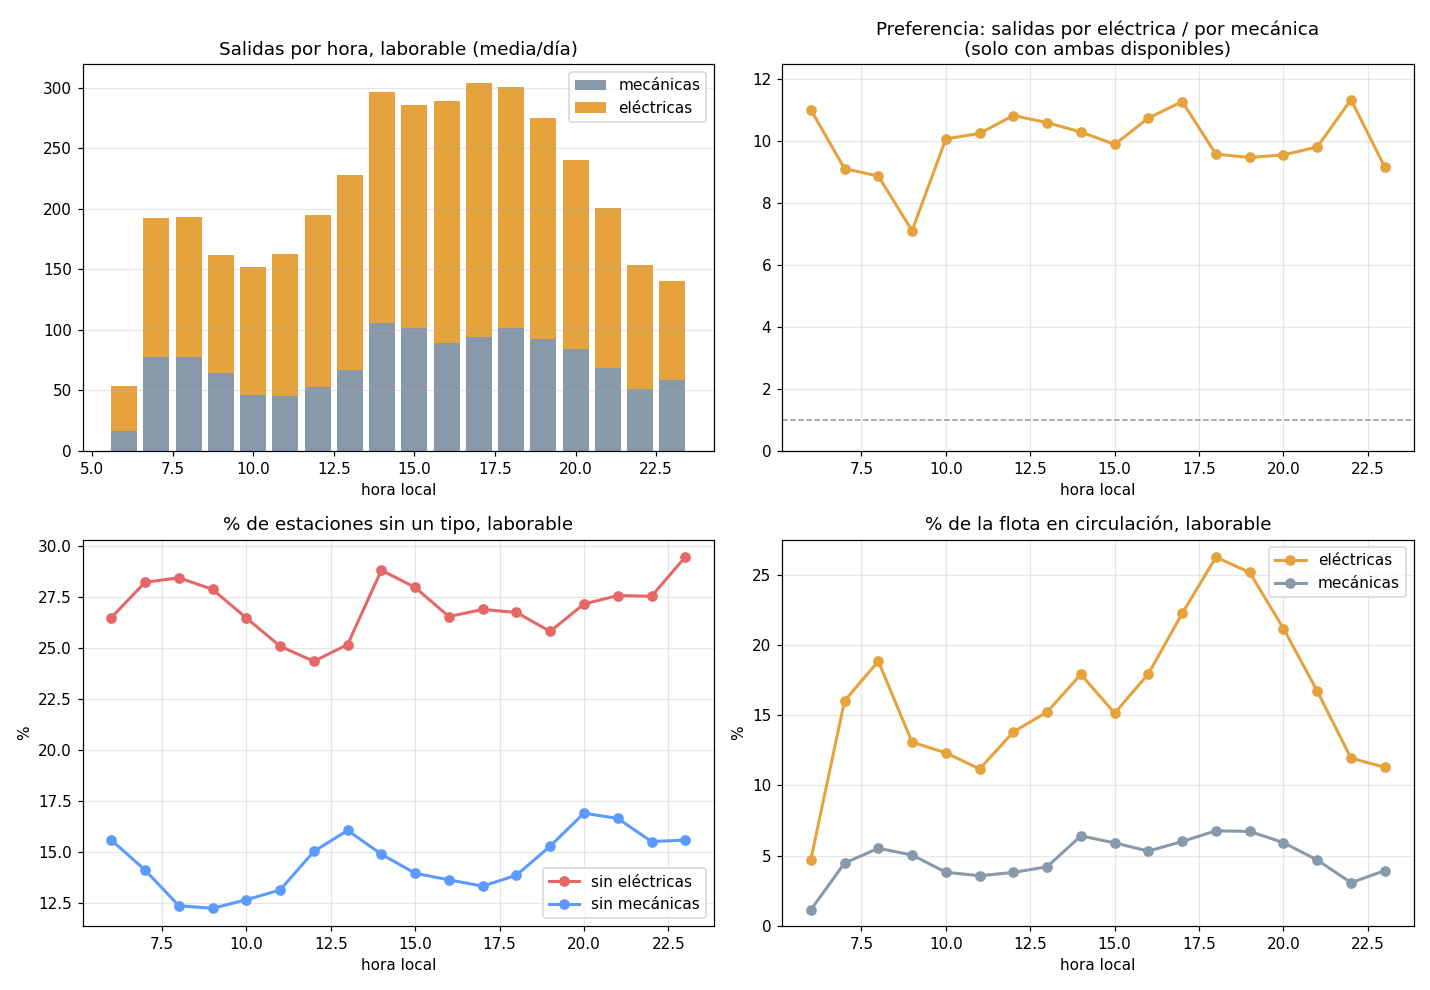

Generate this figure with Python:
"""Eléctricas frente a mecánicas: cuánto se usan, si la gente las prefiere y
cuánta demanda eléctrica se pierde por falta de ellas.

Entrada: data/electric.csv.gz (sql/electric.sql) + data/profiles.csv
Salida:  analysis/electric.png y markdown por stdout

    python3 analysis/electric.py > analysis/electric.md
"""
import numpy as np
import pandas as pd
import matplotlib
matplotlib.use("Agg")
import matplotlib.pyplot as plt

H0, H1 = 6, 24
d = pd.read_csv("data/electric.csv.gz", parse_dates=["day"])
d = d[(d.hour >= H0) & (d.hour < H1)]
st = pd.read_csv("data/profiles.csv").groupby("station_id")[["name", "lat", "lon"]].first()
st["short"] = st.name.str.replace(r"^\s*\d+\s*[-–]*\s*", "", regex=True).str.split("/").str[0].str.strip().str.title()
ndays = d.groupby("daytype").day.nunique()
DT = {"lab": "laborable", "sab": "sábado", "dom": "domingo/festivo"}

tot = d[["dep_e", "dep_m", "arr_e", "arr_m"]].sum()
share = tot.dep_e / (tot.dep_e + tot.dep_m)
docked = d.groupby(["day", "hour"])[["avg_e", "avg_m"]].sum().mean()  # bicis ancladas de media en la red (de día)
# flota real por tipo: de madrugada la red está cerrada y todo lo que presta está anclado
fn = pd.read_csv("data/fleet_night.csv", parse_dates=["day"])
fleet = fn[["e", "m"]].mean().rename({"e": "avg_e", "m": "avg_m"})
lab = d[d.daytype == "lab"]
byh = lab.groupby("hour").agg(dep_e=("dep_e", "sum"), dep_m=("dep_m", "sum"), deb=("dep_e_both", "sum"), dmb=("dep_m_both", "sum"),
                              ae=("avg_e_both", "mean"), am=("avg_m_both", "mean"), noe=("p_noelec", "mean"), nom=("p_nomech", "mean"))
nlab = lab.day.nunique()

# preferencia: salidas por bici disponible y hora, solo mientras había de los dos tipos
# (así la falta de eléctricas no se confunde con falta de ganas)
both = d[(d.avg_e_both > 0) & (d.avg_m_both > 0)]
rate_e = both.dep_e_both.sum() / both.avg_e_both.sum()
rate_m = both.dep_m_both.sum() / both.avg_m_both.sum()
pref = rate_e / rate_m

# demanda eléctrica perdida: horas sin eléctricas (con mecánicas) × tasa eléctrica por hora de esa estación
r_e = d[d.p_noelec < 0.8].groupby(["station_id", "daytype", "hour"]).apply(
    lambda g: g.dep_e.sum() / max(1e-9, (1 - g.p_noelec).sum())).rename("re")
dd = d.join(r_e, on=["station_id", "daytype", "hour"])
dd["lost_e"] = dd.p_noelec * dd.re.fillna(0)
lost_day = dd.groupby("day").lost_e.sum().mean()
dep_day = d.groupby("day").dep_e.sum().mean()
lost_st = dd.groupby("station_id").lost_e.sum() / d.day.nunique()
noe_st = d.groupby("station_id").p_noelec.mean()

print(f"# Eléctricas frente a mecánicas ({d.day.nunique()} días: {ndays.get('lab',0)} laborables, "
      f"{ndays.get('sab',0)} sábados, {ndays.get('dom',0)} domingos/festivos; horas {H0}-{H1})\n")
print("## Cuánto se usan\n")
print(f"- Flota (ancladas de madrugada, red cerrada): **{fleet.avg_e:.0f} eléctricas** y **{fleet.avg_m:.0f} mecánicas** "
      f"({fleet.avg_e / (fleet.avg_e + fleet.avg_m) * 100:.0f} % eléctricas); las eléctricas oscilan entre {fn.e.min():.0f} y {fn.e.max():.0f} "
      f"según la noche (el operador retira parte a cargar). De día quedan ancladas de media {docked.avg_e:.0f} y {docked.avg_m:.0f}.")
print(f"- Salidas: **{share * 100:.0f} % eléctricas** ({tot.dep_e / d.day.nunique():.0f} frente a {tot.dep_m / d.day.nunique():.0f} al día).")
print(f"- Rotación: cada eléctrica sale **{tot.dep_e / d.day.nunique() / fleet.avg_e:.1f} veces al día**; cada mecánica, "
      f"{tot.dep_m / d.day.nunique() / fleet.avg_m:.1f}. En circulación a la vez, de media: "
      f"{(1 - docked.avg_e / fleet.avg_e) * 100:.0f} % de las eléctricas y {(1 - docked.avg_m / fleet.avg_m) * 100:.0f} % de las mecánicas.")
bydt = d.groupby("daytype")[["dep_e", "dep_m"]].sum()
print("- Cuota eléctrica por tipo de día: " + ", ".join(f"{DT[k]} {r.dep_e / (r.dep_e + r.dep_m) * 100:.0f} %" for k, r in bydt.iterrows()) + ".")
print(f"\n## ¿La gente las prefiere?\n")
print(f"- Con los dos tipos disponibles en la estación, una eléctrica sale **{pref:.1f} veces más a menudo** que una mecánica "
      f"({rate_e:.2f} frente a {rate_m:.2f} salidas por bici y hora). Ojo: también refleja que las eléctricas son pocas y cada una rota más.")
peak = byh.assign(pr=(byh.deb / byh.ae) / (byh.dmb / byh.am))
print(f"- Preferencia por hora (laborable): máxima a las {int(peak.pr.idxmax())} h (×{peak.pr.max():.1f}), mínima a las {int(peak.pr.idxmin())} h (×{peak.pr.min():.1f}).")
print(f"\n## Dónde y cuándo faltan\n")
print(f"- Tiempo sin eléctricas (con mecánicas disponibles): **{d.p_noelec.mean() * 100:.0f} %** del horario; sin mecánicas (con eléctricas): {d.p_nomech.mean() * 100:.0f} %.")
print(f"- Hora más seca de eléctricas en laborable: {int(byh.noe.idxmax())} h ({byh.noe.max() * 100:.0f} % de las estaciones-hora sin ninguna).")
print(f"- **Demanda eléctrica no atendida** (cota superior): hasta ~**{lost_day:.0f} salidas al día** habrían sido en eléctrica si siempre hubiera "
      f"({lost_day / (dep_day + lost_day) * 100:.0f} % de la demanda eléctrica estimada). Parte se hace en mecánica, parte se pierde; "
      "es cota superior porque extrapola la tasa de cuando hay eléctricas, que es alta justo porque escasean.")
print("\nLas que más tiempo pasan sin eléctricas:\n")
print("| estación | sin eléctricas | eléctricas perdidas/día |")
print("|---|---|---|")
for sid in noe_st.sort_values(ascending=False).head(10).index:
    print(f"| {st.short.get(sid, sid)} | {noe_st[sid] * 100:.0f} % | {lost_st.get(sid, 0):.1f} |")

# ---------- figura ----------
fig, axs = plt.subplots(2, 2, figsize=(13, 9)); ax = axs.ravel()
h = byh.index
dk = lab.groupby(["day", "hour"])[["avg_e", "avg_m"]].sum().groupby("hour").mean()
ax[3].plot(dk.index, (1 - dk.avg_e / fleet.avg_e) * 100, "o-", color="#e6a23c", lw=2, label="eléctricas")
ax[3].plot(dk.index, (1 - dk.avg_m / fleet.avg_m) * 100, "o-", color="#8899aa", lw=2, label="mecánicas")
ax[3].set(title="% de la flota en circulación, laborable", xlabel="hora local", ylabel="%", ylim=(0, None)); ax[3].legend(); ax[3].grid(alpha=.3)
ax[0].bar(h, byh.dep_m / nlab, color="#8899aa", label="mecánicas")
ax[0].bar(h, byh.dep_e / nlab, bottom=byh.dep_m / nlab, color="#e6a23c", label="eléctricas")
ax[0].set(title="Salidas por hora, laborable (media/día)", xlabel="hora local"); ax[0].legend(); ax[0].grid(alpha=.3, axis="y")
ax[1].plot(h, peak.pr, "o-", color="#e6a23c", lw=2)
ax[1].axhline(1, color="#999", ls="--", lw=1)
ax[1].set(title="Preferencia: salidas por eléctrica / por mecánica\n(solo con ambas disponibles)", xlabel="hora local", ylim=(0, max(2.5, peak.pr.max() * 1.1)))
ax[1].grid(alpha=.3)
ax[2].plot(h, byh.noe * 100, "o-", color="#e66767", lw=2, label="sin eléctricas")
ax[2].plot(h, byh.nom * 100, "o-", color="#5b9bff", lw=2, label="sin mecánicas")
ax[2].set(title="% de estaciones sin un tipo, laborable", xlabel="hora local", ylabel="%"); ax[2].legend(); ax[2].grid(alpha=.3)
fig.tight_layout(); fig.savefig("analysis/electric.png", dpi=110)
